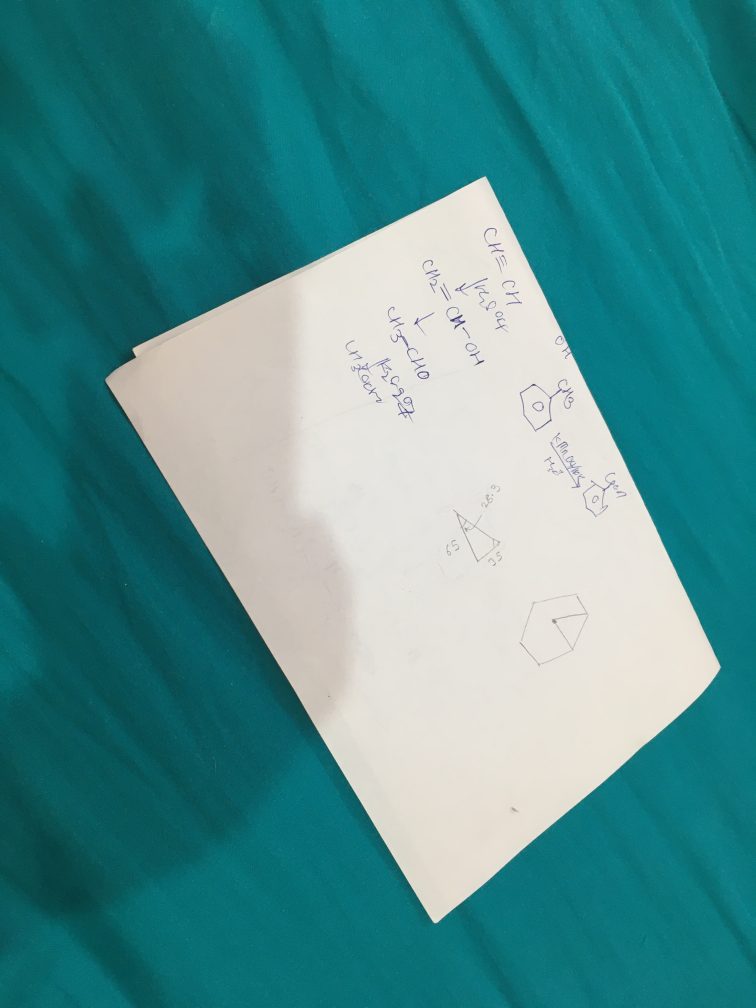
#> input picture Assignment-4/IMG_5912.JPG, 3024 x 4032 px, found by its file name (shown at 1/4 size)
$ python Q3-D4.py
#> lines starting #> are read from the running program, lines starting #| are printed output that depends on the picture
import cv2
import numpy as np

img=cv2.imread('IMG_5912.jpg')
#> img is the input picture: shape (4032, 3024, 3); mean B, G, R 143.9, 142.7, 78

scale_percent=100
width = int(img.shape[1] * scale_percent / 1000)
#> width = 302
height = int(img.shape[0] * scale_percent / 1000)
#> height = 403
dim = (width, height)
#> dim = (302, 403)
#resize the original image
resized = cv2.resize(img, dim, interpolation = cv2.INTER_AREA)
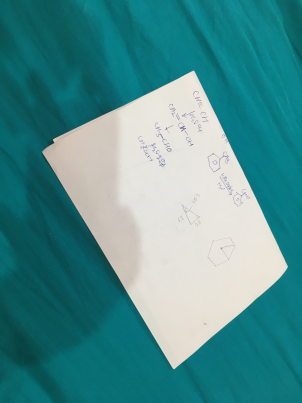
#> resized: shape (403, 302, 3); mean B, G, R 143.9, 142.7, 78

counter=0
def mouse(event,x,y,flags,param):
    global coord,counter

    if event==cv2.EVENT_LBUTTONDOWN:
        if counter==0:
            coord=[(x,y)]
            counter+=1
        elif counter!=0 and counter<4:
            coord.append((x,y))
            counter+=1
        if counter==4:
            P1=np.array([coord[0],coord[1],coord[2],coord[3]],np.float32)
            P2=np.array([(0, 0), (500, 0), (0, 600), (500, 600)],np.float32)
            perspective = cv2.getPerspectiveTransform(P1,P2)
            transformed = cv2.warpPerspective(resized, perspective,(500,600))
            cv2.imshow('Frame',transformed)


cv2.namedWindow('Frame')
cv2.setMouseCallback('Frame',mouse)

cv2.imshow('Frame',resized)
